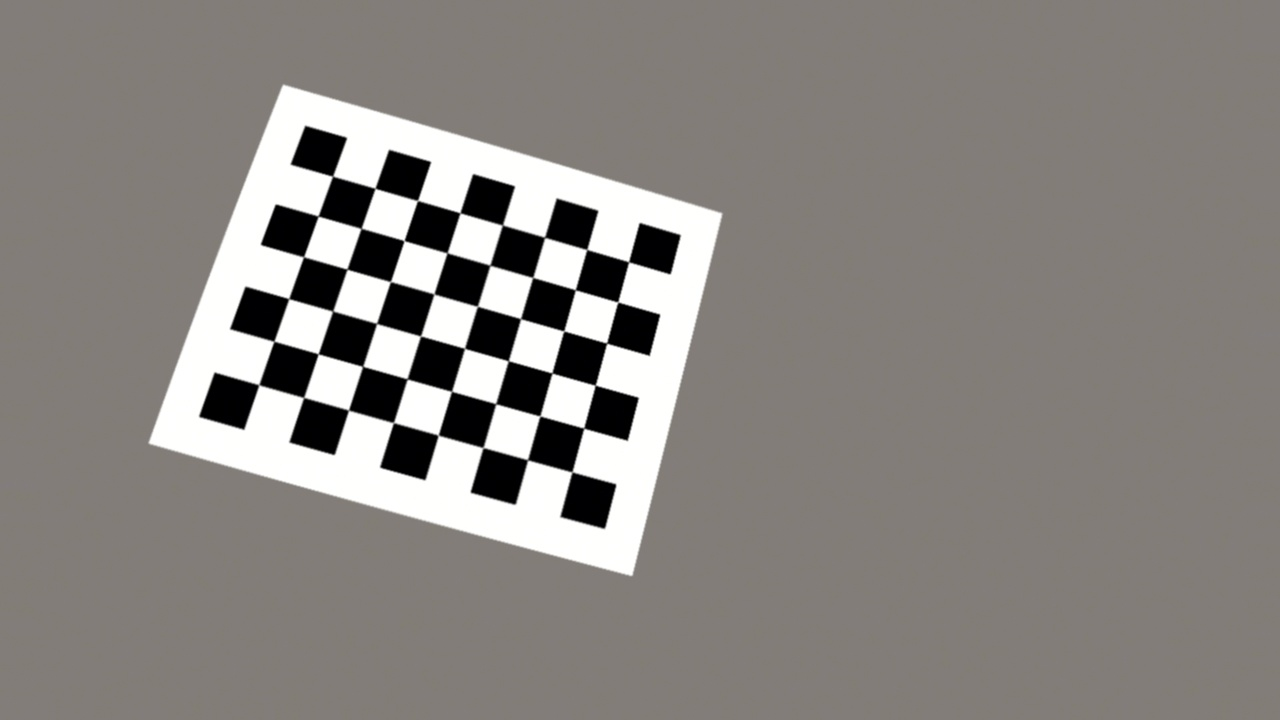
#> input picture data/calibration/calib_004.jpg, 1280 x 720 px, given in place of the camera
$ python capture_images.py
#> lines starting #> are read from the running program, lines starting #| are printed output that depends on the picture; after the words box and inside, x2 and y2 are one past the last pixel; in counts of white or black regions, pixels touching at a corner belong together
### src/utils.py
import os
import cv2
import numpy as np
import matplotlib.pyplot as plt
from typing import List


# [13 lines left out: function show_images, not called in this run]


def load_images(filenames: List) -> List:
    return [cv2.imread(filename) for filename in filenames]


# [74 lines left out: functions write_image, read_video, extract_frames, get_chessboard_points, draw_lines, not called in this run]


def draw_text(img, text, position, color=(255, 255, 255), scale=0.6, thickness=2):
    """Writes text with a black border so that it can be read over any background"""
    # The fonts of OpenCV have no accents
    text = text.translate(str.maketrans("áéíóúñ", "aeioun"))
    cv2.putText(img, text, position, cv2.FONT_HERSHEY_SIMPLEX, scale, (0, 0, 0), thickness + 2, cv2.LINE_AA)
    cv2.putText(img, text, position, cv2.FONT_HERSHEY_SIMPLEX, scale, color, thickness, cv2.LINE_AA)
    return img


def nothing(x):
    pass


# [67 lines left out: function get_hsv_color_ranges, not called in this run]

### src/main.py
import os
import time
import cv2
import numpy as np

import config
from utils import draw_text
from calibration import load_calibration, prepare_frame, get_scale
from security import detect_flag, draw_detection, SequenceDecoder
from swing import SwingTracker, build_background, detect_positions, compute_measures, get_tracking_quality
from comparison import load_reference, compare, summarise, print_report, save_results

WINDOW = "SwingVision - 'q' para salir"
RECORD_SIZE = (960, 540)   # size of the video saved with --record


def open_source(source):
    if isinstance(source, int):
        # Use CAP_DSHOW for Windows to avoid warning messages
        cap = cv2.VideoCapture(source, cv2.CAP_DSHOW) if os.name == "nt" else cv2.VideoCapture(source)
        cap.set(cv2.CAP_PROP_FRAME_WIDTH, config.CAMERA_SIZE[0])
        cap.set(cv2.CAP_PROP_FRAME_HEIGHT, config.CAMERA_SIZE[1])
    else:
        cap = cv2.VideoCapture(source)
    if not cap.isOpened():
        print(f"Could not open the source ({source}).")
        return None
    return cap


class FPSCounter:

    def __init__(self):
        self.previous = time.time()
        self.fps = 0

    # [151 lines left out: functions draw, run_security, analyse, run_swing, main, not called in this run]


# [4 lines that do not run on import are left out]

### src/capture_images.py
import os
import cv2

import config
from utils import draw_text
from main import open_source

# Saves the images of the chessboard needed by partA_calibration.ipynb, with the same camera and mode as the system.
# 's' saves a calibration image, 'e' saves scale.jpg (board where the player stands, facing the camera), 'q' quits


def main(source=config.CAMERA_INDEX):
#> called with source = 0
    cap = open_source(source)
    if cap is None:
        return
    folder = os.path.join(config.DATA_PATH, "calibration")
    os.makedirs(folder, exist_ok=True)
    saved = 0
    while True:
        ret, frame = cap.read()
#> frame is the input picture: shape (720, 1280, 3); mean B, G, R 129.4, 133.2, 137.2
        if not ret:
            break
        # FAST_CHECK only says if there is a board, so the video does not slow down when there is none
        found, corners = cv2.findChessboardCorners(frame, config.PATTERN_SIZE, None, cv2.CALIB_CB_FAST_CHECK)
#> found = True; corners = 48 rows, first 8: [332.6, 176.1], [375.1, 188.2], [417.5, 200.5], [460.3, 213], [502.6, 225], [544.5, 237.5], [586.9, 249.3], [628.6, 261.9]
        shown = frame.copy()
        cv2.drawChessboardCorners(shown, config.PATTERN_SIZE, corners, found)
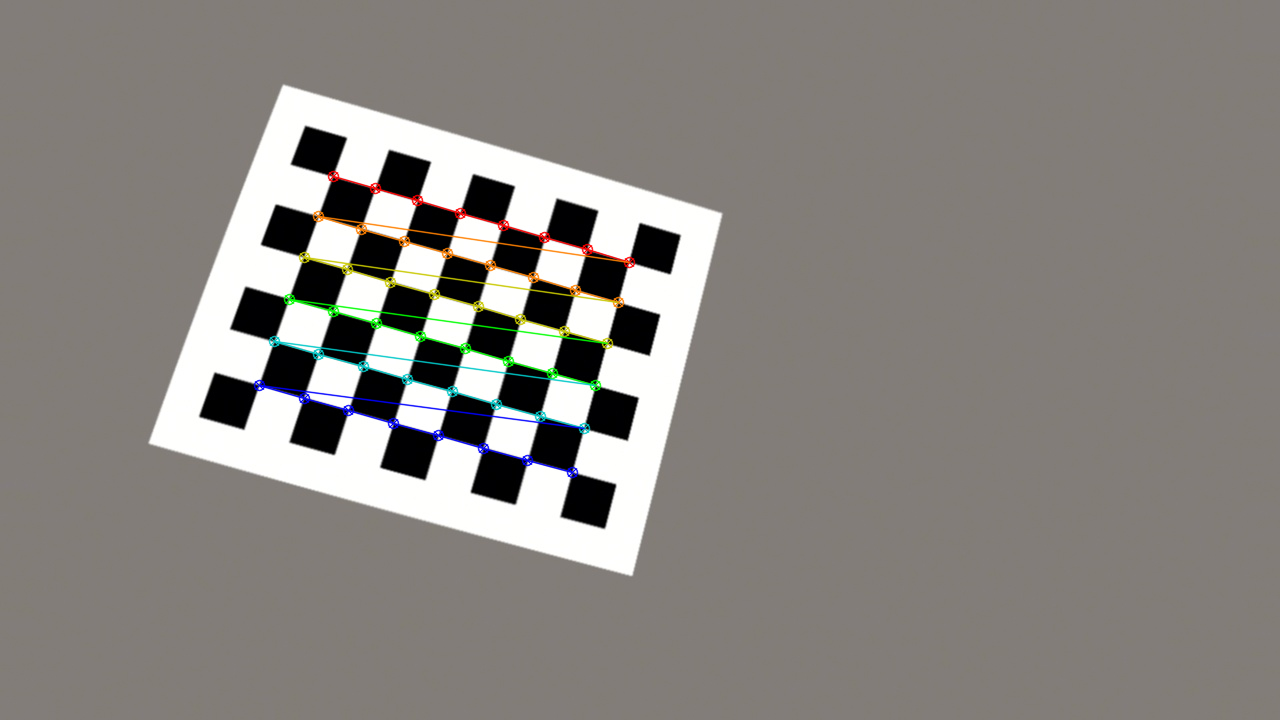
#> shown: shape (720, 1280, 3); 1.52% of pixels changed, all inside (x1, y1, x2, y2) = (253, 170, 636, 479)
        text = "Tablero detectado: 's' guarda" if found else "Tablero no detectado"
#> text = "Tablero detectado: 's' guarda"
        draw_text(shown, f"{text} ({saved} guardadas, 'e' = escala)", (10, 30), (0, 255, 0) if found else (0, 0, 255), 0.8)
#> in draw_text, `cv2.putText(img, text, position, cv2.FONT_HERSHEY_SIMPLEX, scale, colo..`:
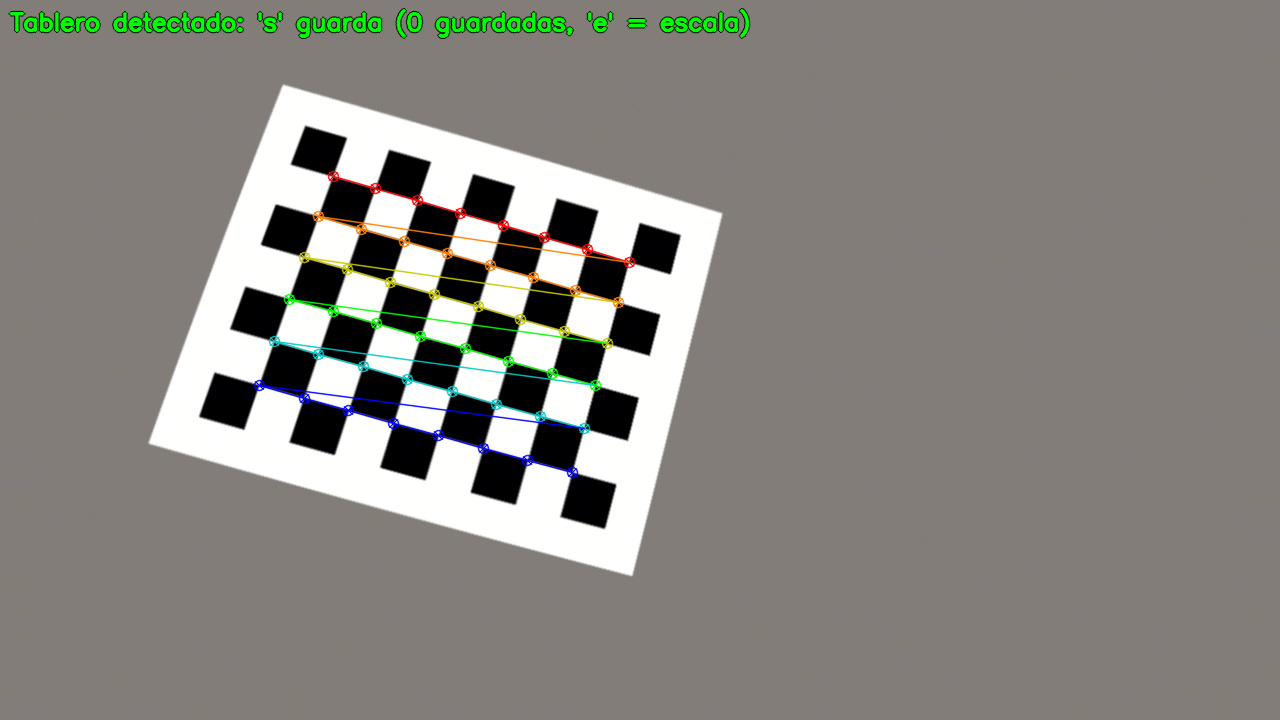
#> img: shape (720, 1280, 3); mean B, G, R 127.9, 133.7, 135.8
        cv2.imshow("Calibration images - 'q' to quit", shown)

        key = cv2.waitKey(1) & 0xFF
#> (key q is pressed here)
        if key == ord('q') or key == 27:
            break
        if key == ord('s') and found:
            cv2.imwrite(os.path.join(folder, f"calib_{saved:03d}.jpg"), frame)
            saved += 1
        if key == ord('e') and found:
            cv2.imwrite(os.path.join(folder, "scale.jpg"), frame)
            print("scale.jpg saved")
    cap.release()
    cv2.destroyAllWindows()
    print(f"{saved} calibration images saved in {folder}")


if __name__ == "__main__":
    main(config.CAMERA_INDEX)

$ run again, on data/calibration/calib_005.jpg
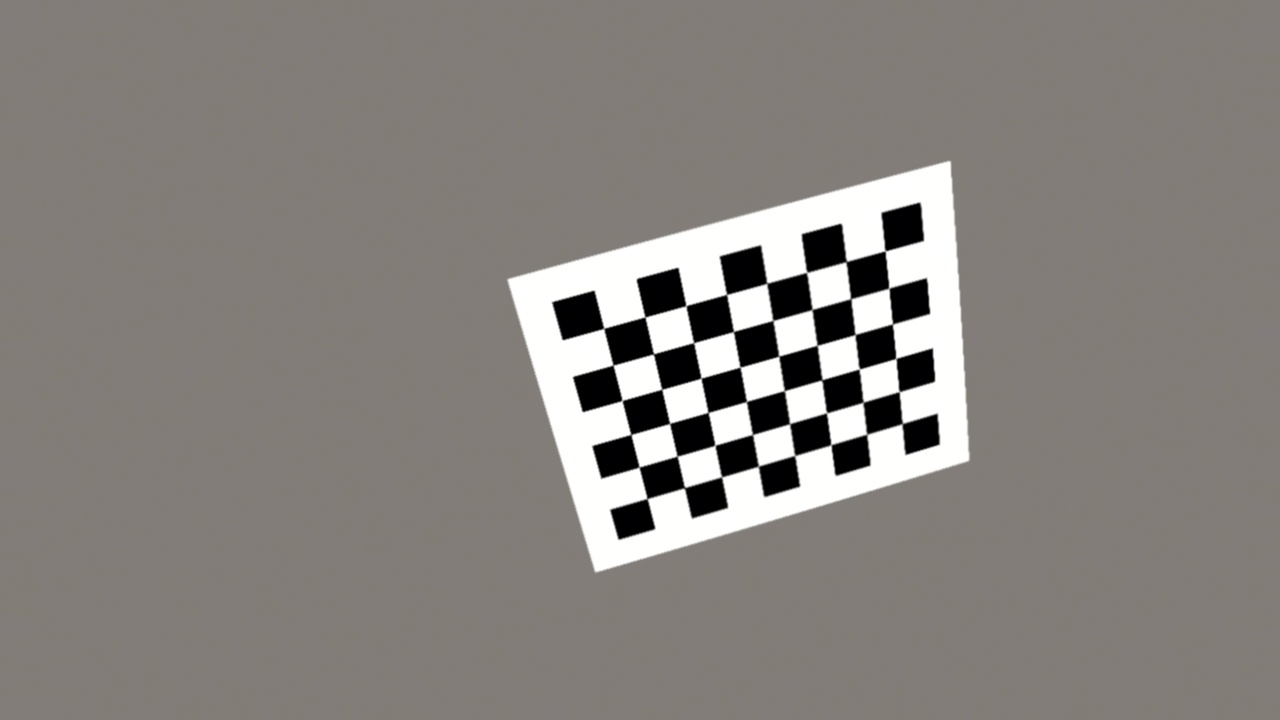
#> input picture data/calibration/calib_005.jpg, 1280 x 720 px, given in place of the camera
#> in main, frame is the input picture: shape (720, 1280, 3); mean B, G, R 126.8, 130.8, 135.1
#> found = True; corners = 48 rows, first 8: [603.8, 328.3], [645, 317], [685.8, 305.8], [726.5, 294.4], [766.9, 283.2], [806.7, 272.4], [846.3, 261.6], [885.3, 250.8]
#> in main, `cv2.drawChessboardCorners(shown, config.PATTERN_SIZE, corners, found)`:
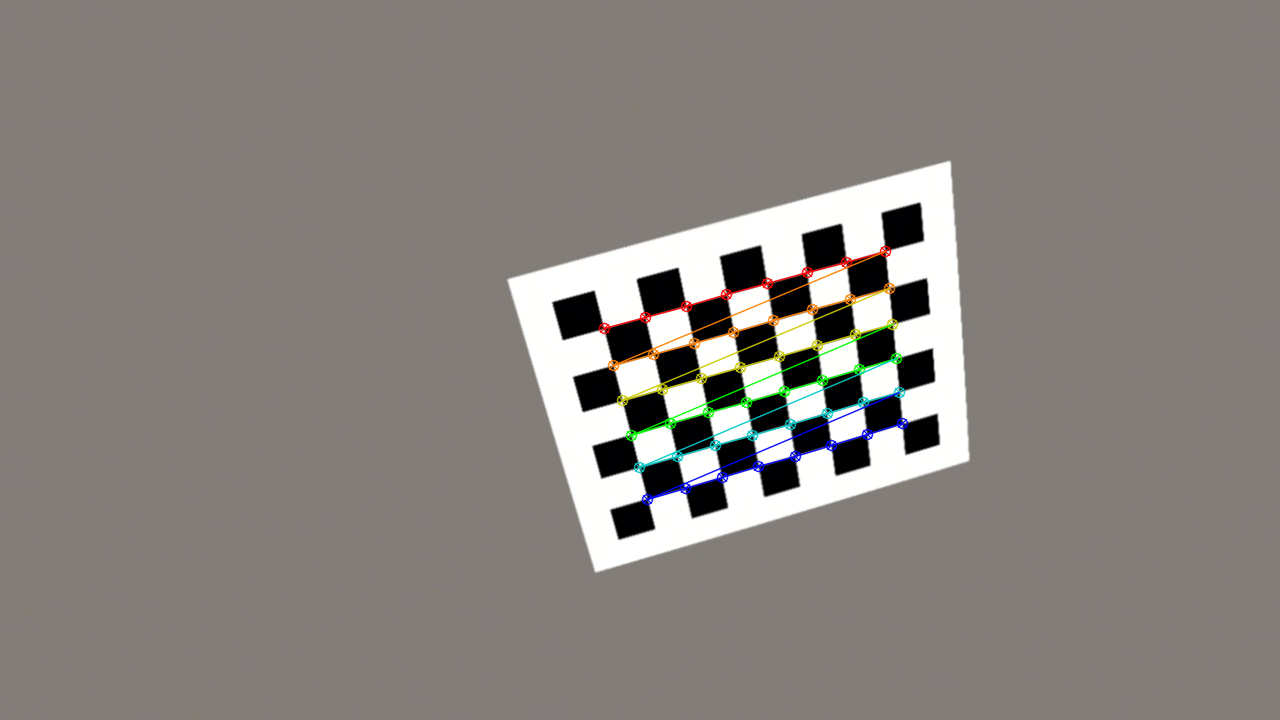
#> shown: shape (720, 1280, 3); 1.35% of pixels changed, all inside (x1, y1, x2, y2) = (598, 245, 909, 506)
#> text = "Tablero detectado: 's' guarda"
#> in draw_text, `cv2.putText(img, text, position, cv2.FONT_HERSHEY_SIMPLEX, scale, colo..`:
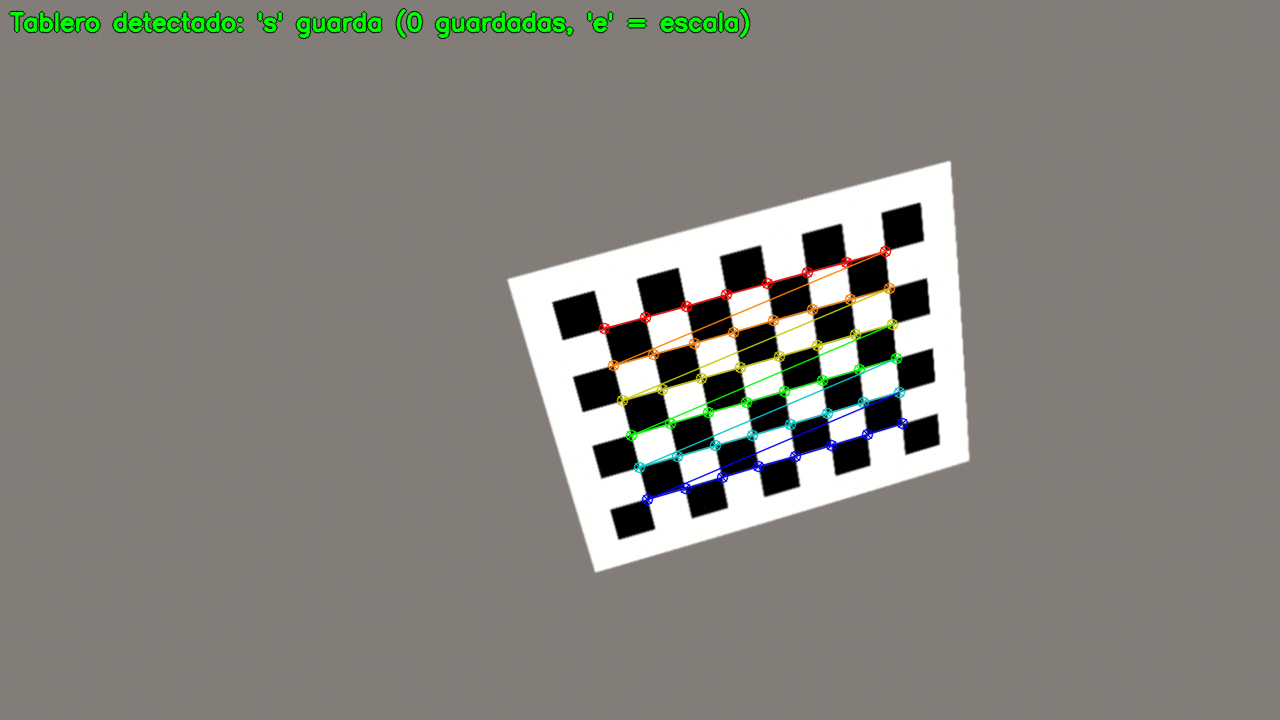
#> img: shape (720, 1280, 3); mean B, G, R 125.3, 131.3, 133.8

$ run again, on data/calibration/calib_006.jpg
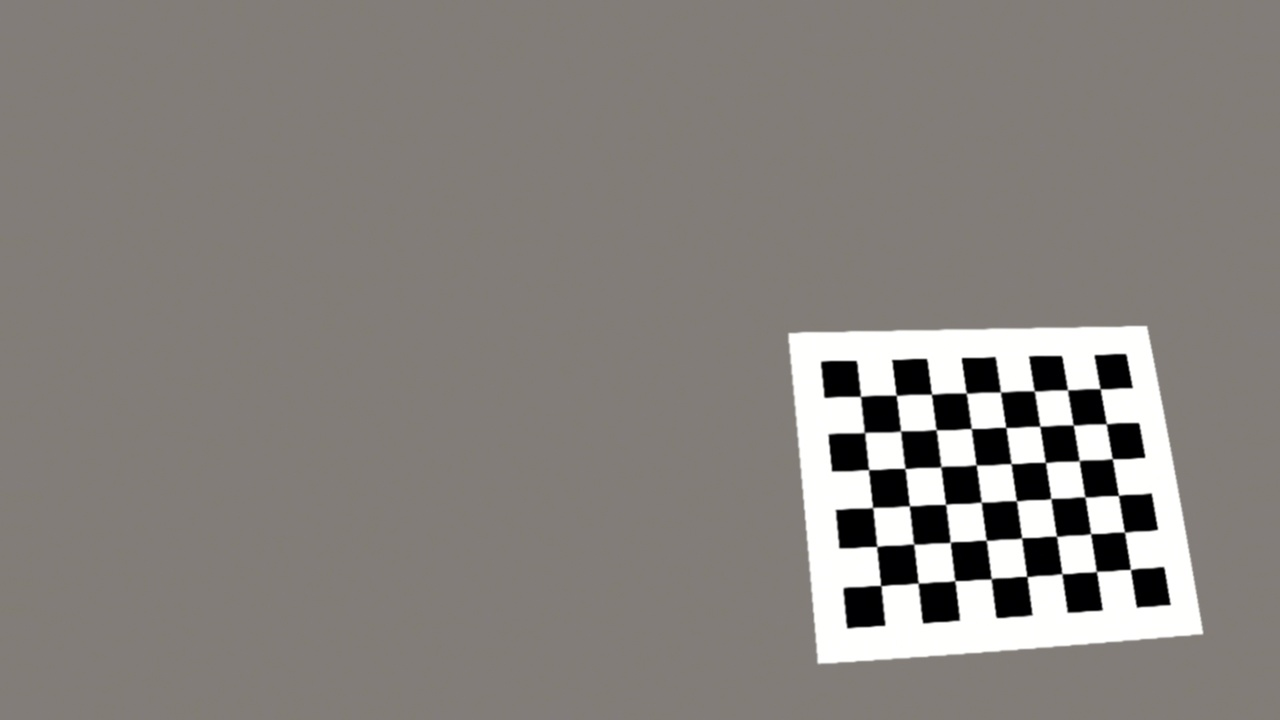
#> input picture data/calibration/calib_006.jpg, 1280 x 720 px, given in place of the camera
#> in main, frame is the input picture: shape (720, 1280, 3); mean B, G, R 126.3, 130.4, 134.7
#> found = True; corners = 48 rows, first 8: [860.2, 396.3], [896.5, 395.3], [931.5, 394.2], [966.4, 393], [1000.7, 392], [1034.2, 390.9], [1067.5, 389.9], [1100.1, 388.7]
#> in main, `cv2.drawChessboardCorners(shown, config.PATTERN_SIZE, corners, found)`:
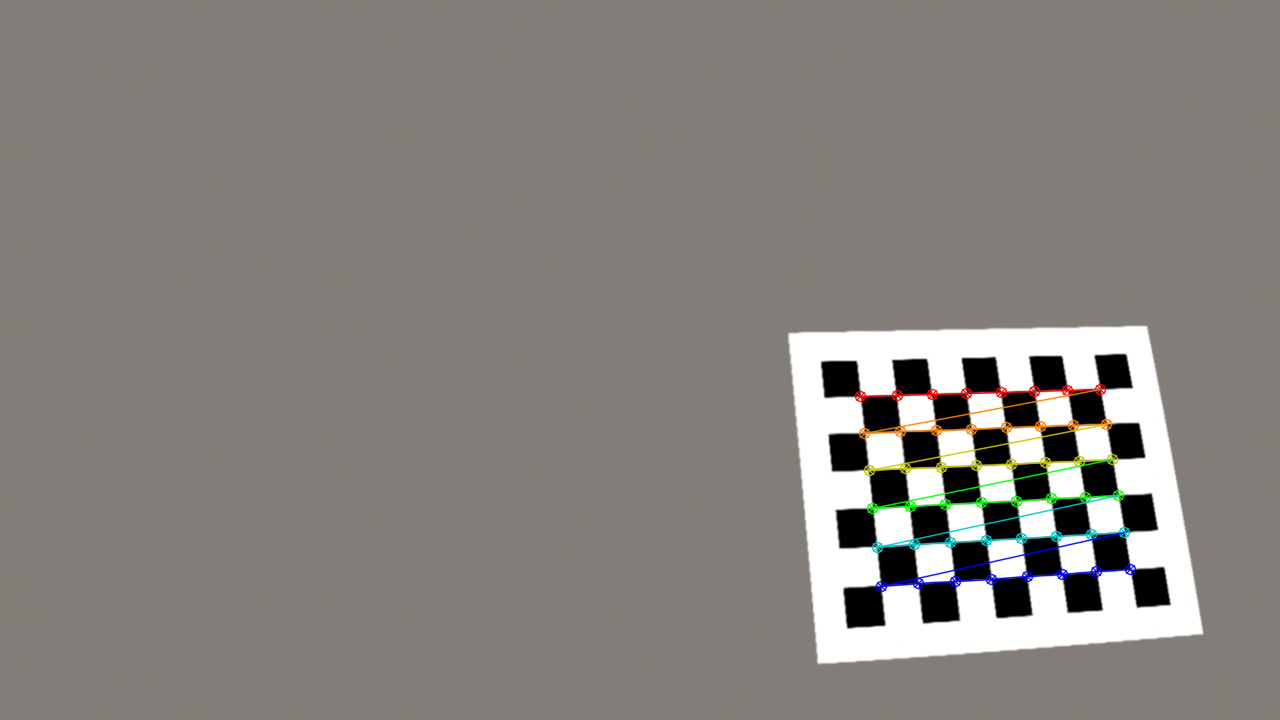
#> shown: shape (720, 1280, 3); 1.27% of pixels changed, all inside (x1, y1, x2, y2) = (854, 383, 1137, 593)
#> text = "Tablero detectado: 's' guarda"
#> in draw_text, `cv2.putText(img, text, position, cv2.FONT_HERSHEY_SIMPLEX, scale, colo..`:
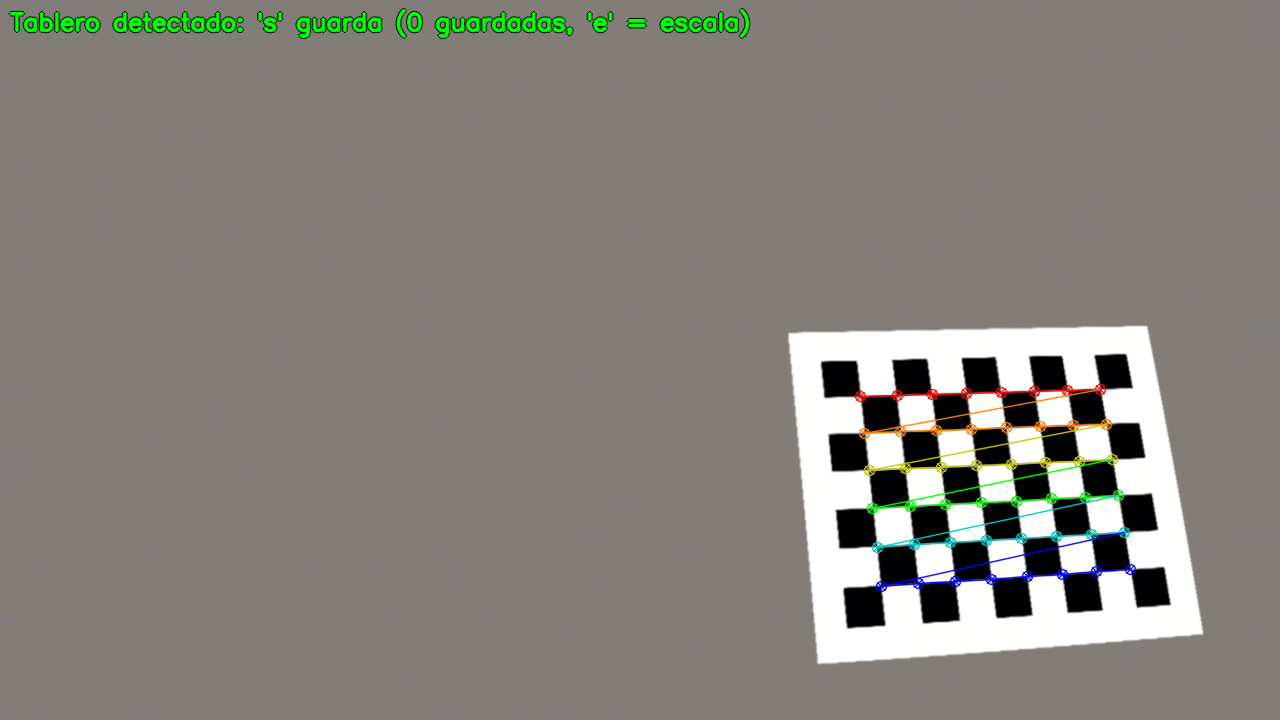
#> img: shape (720, 1280, 3); mean B, G, R 124.9, 130.9, 133.4
